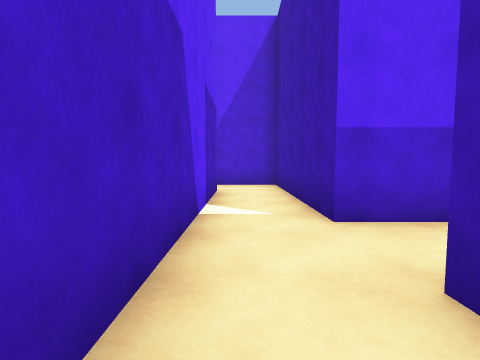
[1] (above)

24 first-person views from a walk through a scene from a Unity 3-D project. The camera is 1.4 m above the floor, tilts 4° down and sees 85° across. The floor is counted in squares, 2 m on a side. Each view is taken from the middle of a square. On the plan, view 1 faces up. The plan holds only what a view shows up to about 9 squares ahead; the rest is blank. The place goes on beyond the plan. The player character is not drawn.

[2]
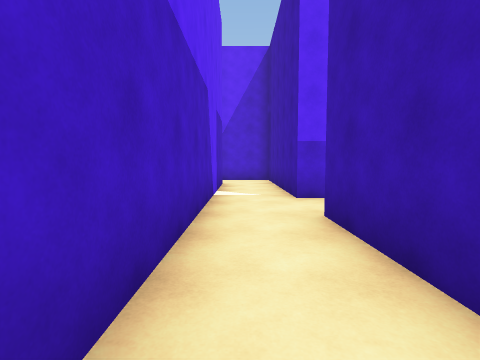

[3]
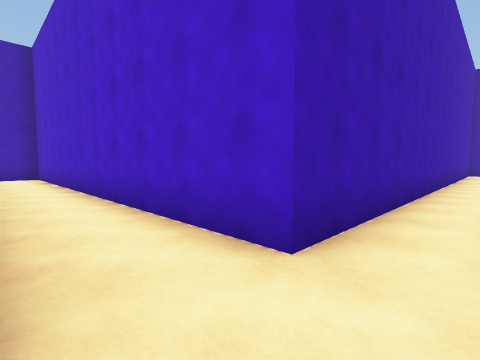

[4]
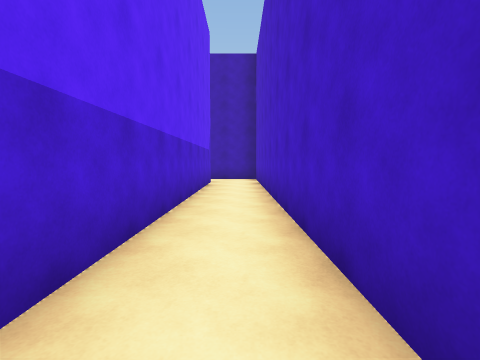

[5]
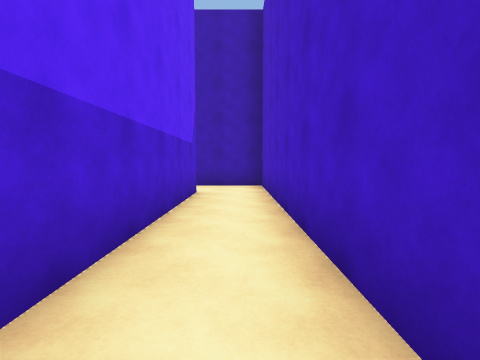

[6]
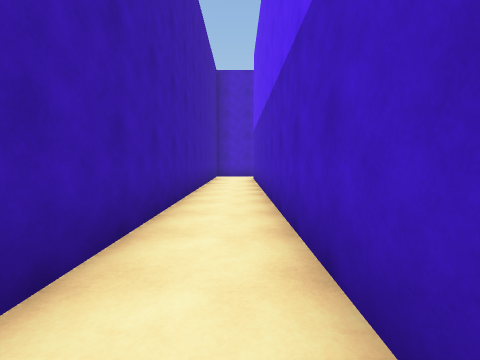

[7]
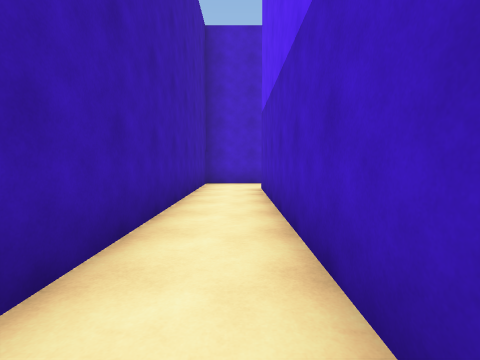

[8]
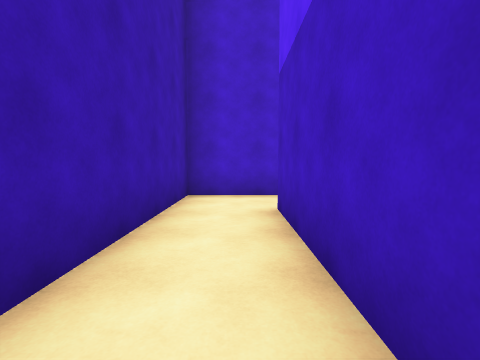

[9]
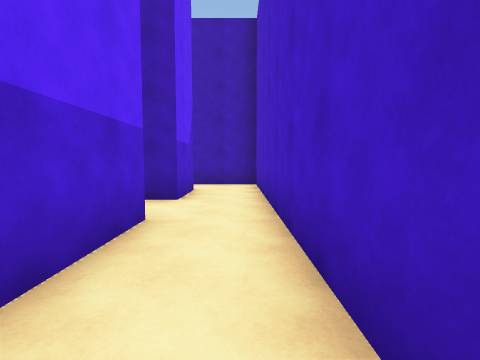

[10]
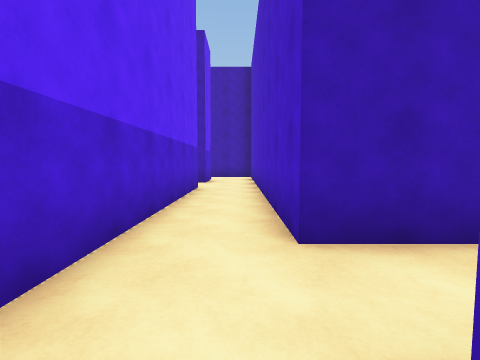

[11]
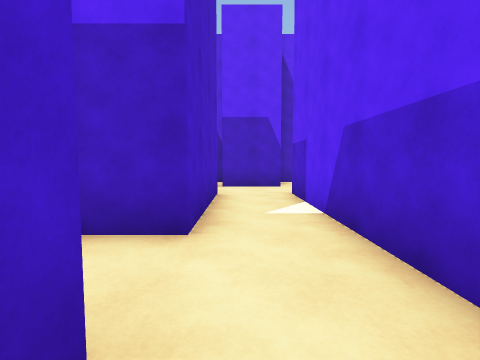

[12]
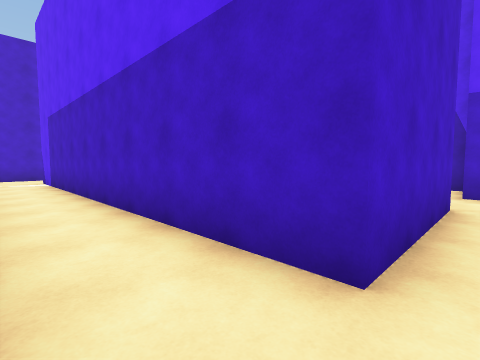

[13]
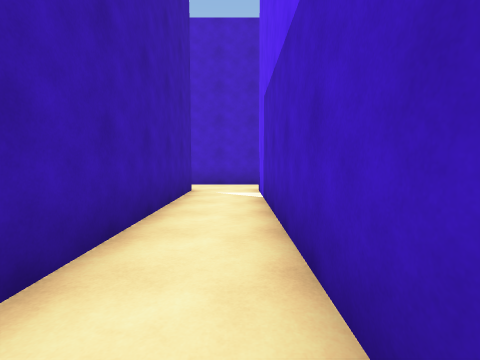

[14]
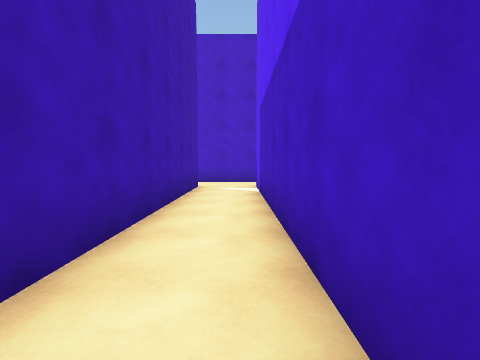

[15]
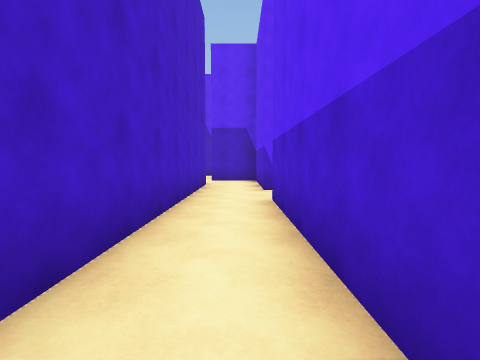

[16]
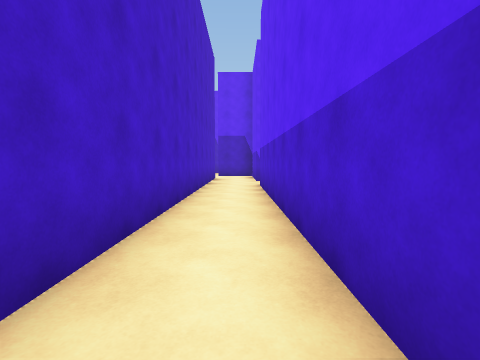

[17]
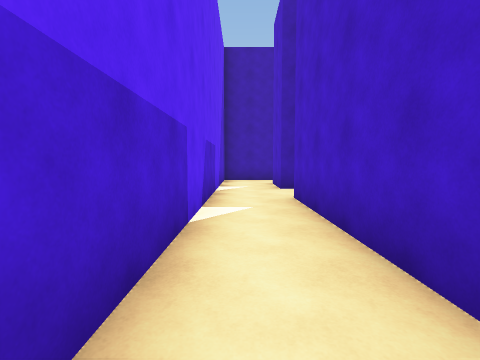

[18]
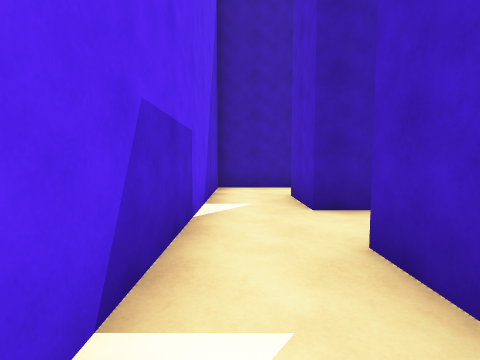

[19]
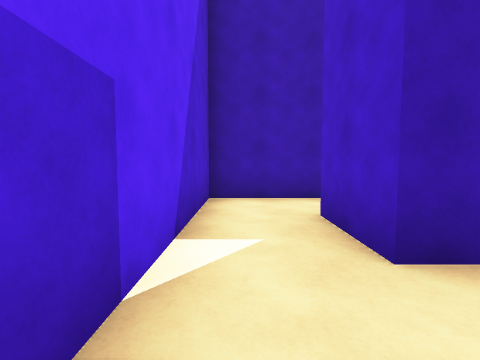

[20]
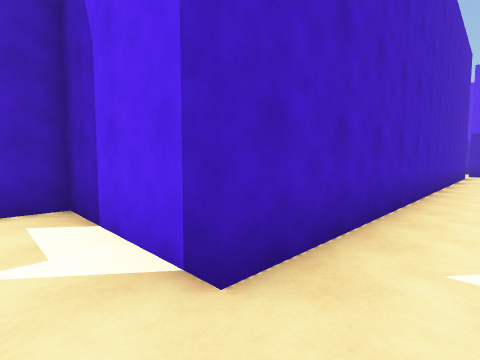

[21]
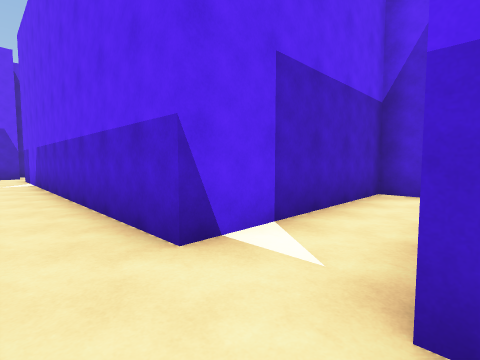

[22]
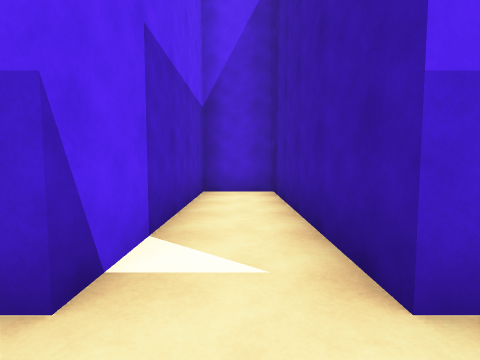

[23]
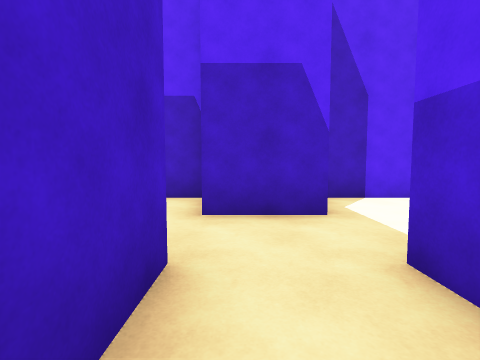

[24]
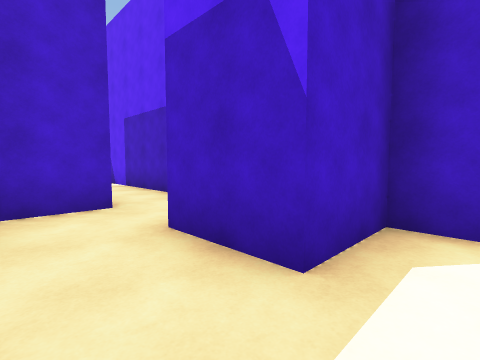

### Floor plan
Points are (right, up) in squares from view 1. A wall is a line through its corners. A room is listed if a view was taken in it or the views show most of it. See-through windows are left out.
Room 1 (views 1, 2, 4, 5, 6, 7, 8, 21)
walls: (-0.6, 2.5) (-0.6, -11.8) (-2.2, -11.8); (-2.6, -13.5) (1.1, -13.5) (1.1, 1.4) (11.6, 1.4); (11, 3) (1.1, 3)
ways out: opening at (0, 3) to room 2; opening at (-1.5, -13) to room 5; opening at (12, 2)
Room 2 (view 3)
walls: (-0.6, 6.2) (-0.6, 2.5); (1.1, 3) (1.1, 8) (-0.8, 8)
ways out: opening at (0, 3) to room 1; opening at (-1, 7)
Room 3 (views 9, 11, 12, 13, 14, 15, 16, 17, 18, 19, 20)
walls: (-8.8, -15.1) (-8.8, -13.5) (-3.6, -13.5); (-12, -25.1) (1.1, -25.1) (1.1, -26.5); (-10.5, -13.5) (-10.5, -23.4) (-12.8, -23.4); (-3.9, -11.8) (-10.4, -11.8); (2.7, -26) (2.7, -25.1) (4.5, -25.1); (4.5, -23.4) (-8.8, -23.4) (-8.8, -17.2)
ways out: opening at (-11, -13) to room 4; opening at (-3, -13) to room 5; opening at (3.5, -24) to room 6; opening at (-11.5, -24); opening at (2, -25.5)
Room 4 (views 10, 23, 24)
walls: (-13.9, -13.5) (-10.5, -13.5); (-15.5, -15.1) (-14.1, -15.1); (-17.1, -13.5) (-17.1, -14.5); (-10.4, -11.8) (-13.9, -11.8); (-17.1, -10.6) (-17.1, -11.8) (-15.4, -11.8) (-15.4, -13.5)
ways out: opening at (-11, -13) to room 3; opening at (-16, -14); opening at (-16, -9.5)
Room 5 (view 22)
walls: (-2.2, -11.8) (-2.2, -6.9) (-3.9, -6.9) (-3.9, -11.8); (-3.6, -13.5) (-2.6, -13.5)
ways out: opening at (-1.5, -13) to room 1; opening at (-3, -13) to room 3
Room 6 (no view inside)
walls: (6, -25.6) (6, -23.4) (4.5, -23.4)
ways out: opening at (3.5, -24) to room 3; opening at (5, -25.5)

Positions as (right, up) in squares from view 1, and headings:
1: (0, 0), facing up
2: (0, -2), facing up
3: (0, 3), facing down-right
4: (2, 2), facing right
5: (5, 2), facing right
6: (0, -1), facing down
7: (0, -5), facing down
8: (0, -8), facing down
9: (-7, -13), facing right
10: (-11, -13), facing right
11: (-8, -13), facing left
12: (-9, -13), facing down-left
13: (-10, -17), facing down
14: (-10, -16), facing down
15: (-4, -24), facing left
16: (-1, -24), facing left
17: (-4, -24), facing right
18: (-1, -24), facing right
19: (1, -24), facing right
20: (2, -24), facing down-left
21: (-2, -13), facing up-left
22: (-3, -13), facing up
23: (-12, -13), facing left
24: (-14, -11), facing down-left
